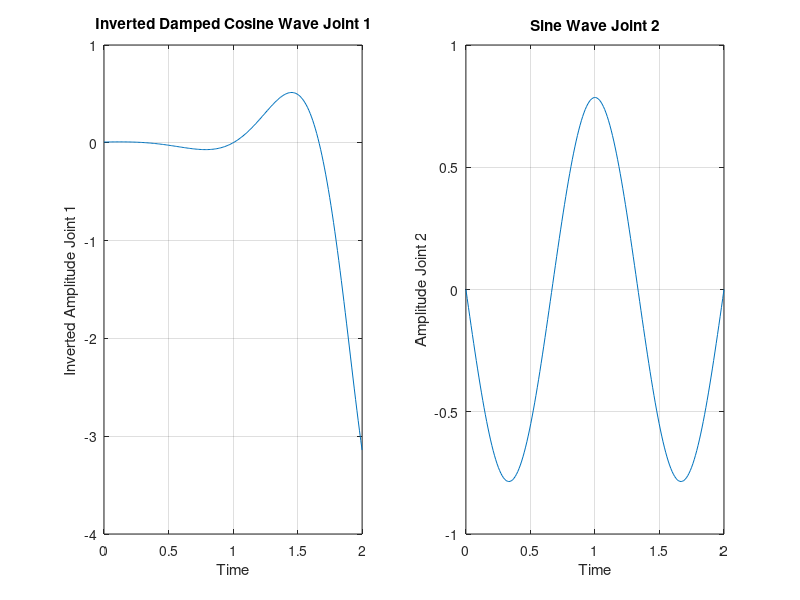

Here is the MATLAB script that generated this plot:
%% SYSTEM POSITION TRAJECTORY GENERATION
% This code generates a csv file 'inverted_damped_cosine_wave' that has
% columns for joint 1 positions, joint 2 positions and timesteps. 
% The remainder of trajectory is calculated through running the traj5.m
% file. 

%% trajectory_data_11
%Parameters
lambda1 = 3;            % Adjust decay
omega1 = 3*pi/2;         % Adjust number of oscillationsc
phi1 = pi;          

lambda2 = 3;            % Adjust decay
omega2 = 3*pi/2;         % Adjust number of oscillations
phi2 = pi;
% Time array
t = linspace(0, 2,200)';

% Function
y1 = pi * exp(-lambda1 * t) .* cos(omega1 * t + phi1);
y2 = pi/4* sin(omega2 * t + phi2);

%% trajectory_data_09
% % Parameters
% lambda1 = 4;            % Adjust decay
% omega1 = pi/2;         % Adjust number of oscillationsc
% phi1 = pi;          
% 
% lambda2 = 0;            % Adjust decay
% omega2 = pi/2;         % Adjust number of oscillations
% phi2 = pi;
% % Time array
% t = linspace(0, 1, 500)';
% 
% % Function
% y1 = pi * exp(-lambda1 * t) .* cos(omega1 * t + phi1);
% y2 = 0*pi/8* sin(omega2 * t + phi2);

% trajectory_data_10
% %Parameters
% lambda1 = 0.5;            % Adjust decay
% omega1 = 7*pi/5;         % Adjust number of oscillationsc
% phi1 = pi;          
% 
% lambda2 = 3;            % Adjust decay
% omega2 = 7*pi/5;         % Adjust number of oscillations
% phi2 = pi;
% % Time array
% t = linspace(0, 5,500)';
% 
% % Function
% y1 = pi * exp(-lambda1 * t) .* cos(omega1 * t + phi1);
% y2 = pi/6* sin(omega2 * t + phi2);

%% SECTION 2
% Invert y values
y1_inverted = flipud(y1);

% Create a matrix with time and inverted y values
data = [t, y1_inverted, y2];

% Write the matrix to a CSV file
csvwrite('inverted_damped_cosine_wave.csv', data);

% Plot
figure
subplot(1,2,1)
plot(t, y1_inverted)
xlabel('Time')
ylabel('Inverted Amplitude Joint 1')
title('Inverted Damped Cosine Wave Joint 1')
grid on;

% Plot
subplot(1,2,2)
plot(t, y2)
xlabel('Time')
ylabel('Amplitude Joint 2')
title('Sine Wave Joint 2')
grid on;
